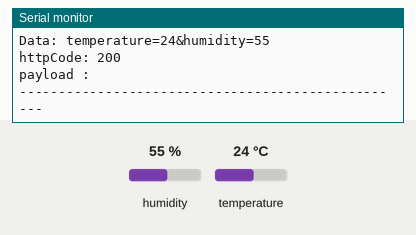
The sketch below on a simulated ESP32. Shown: the last lines printed to the serial monitor. The inputs (shaded band) are chosen by the test bench; at power-on: humidity 55 %, temperature 24 °C. WiFi joins after 1.5 s; servers stay silent unless stated; uploads are accepted with an empty reply.

Above: at 3.7 s.
3.8 s: humidity set to 22 %
11.4 s: temperature set to 12 °C
At 12.91 s:
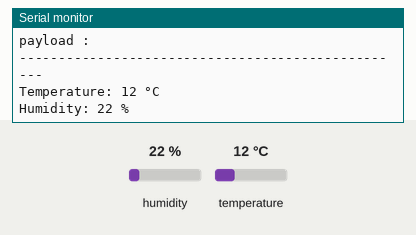
19.0 s: humidity set to 40 %
At 23.15 s:
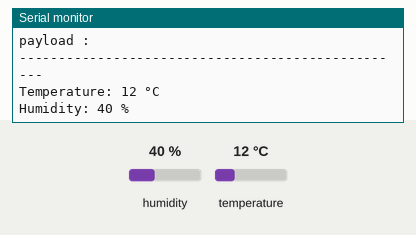

Measured:
- after the input at 11.4 s, the serial monitor: prints a new line after 1.4 s (image 1)
- after the input at 19.0 s, the serial monitor: prints a new line after 4.0 s (image 2)

The sketch:

Temp_hum_log.ino
```cpp
/*************************************************************************************************
 *  Created By: Tauseef Ahmad
 *  Created On: 3 April, 2023
 *
 *  YouTube Video: https://youtu.be/VEN5kgjEuh8
 *  My Channel: https://www.youtube.com/channel/UCOXYfOHgu-C-UfGyDcu5sYw/
 *
 *  *********************************************************************************************
 *  Preferences--> Aditional boards Manager URLs :
 *  For ESP32 (2.0.3):
 *  https://raw.githubusercontent.com/espressif/arduino-esp32/gh-pages/package_esp32_index.json
 ***********************************************************************************************/

#include <WiFi.h>
#include <HTTPClient.h>

#include <DHT.h>
#define DHTPIN 21 //D19
#define DHTTYPE DHT11
DHT dht11(DHTPIN, DHTTYPE);

String URL = "http://192.168.86.43/dht11_project/test_data.php";

const char* ssid = "Border Security Network";
const char* password = "happyboat736";

int temperature = 0;
int humidity = 0;

void setup() {
  Serial.begin(115200);

  dht11.begin();

  connectWiFi();
}

void loop() {
  if(WiFi.status() != WL_CONNECTED) {
    connectWiFi();
  }

  Load_DHT11_Data();
  String postData = "temperature=" + String(temperature) + "&humidity=" + String(humidity);

  HTTPClient http;
  http.begin(URL);
  http.addHeader("Content-Type", "application/x-www-form-urlencoded");

  int httpCode = http.POST(postData);
  String payload = http.getString();

  Serial.print("URL : "); Serial.println(URL);
  Serial.print("Data: "); Serial.println(postData);
  Serial.print("httpCode: "); Serial.println(httpCode);
  Serial.print("payload : "); Serial.println(payload);
  Serial.println("--------------------------------------------------");
  delay(10000);
}


void Load_DHT11_Data() {
  //-----------------------------------------------------------
  temperature = dht11.readTemperature(); //Celsius
  humidity = dht11.readHumidity();
  //-----------------------------------------------------------
  // Check if any reads failed.
  if (isnan(temperature) || isnan(humidity)) {
    Serial.println("Failed to read from DHT sensor!");
    temperature = 0;
    humidity = 0;
  }
  //-----------------------------------------------------------
  Serial.printf("Temperature: %d °C\n", temperature);
  Serial.printf("Humidity: %d %%\n", humidity);
}

void connectWiFi() {
  WiFi.mode(WIFI_OFF);
  delay(1000);
  //This line hides the viewing of ESP as wifi hotspot
  WiFi.mode(WIFI_STA);

  WiFi.begin(ssid, password);
  Serial.println("Connecting to WiFi");

  while (WiFi.status() != WL_CONNECTED) {
    delay(500);
    Serial.print(".");
  }

  Serial.print("connected to : "); Serial.println(ssid);
  Serial.print("IP address: "); Serial.println(WiFi.localIP());
}
```
